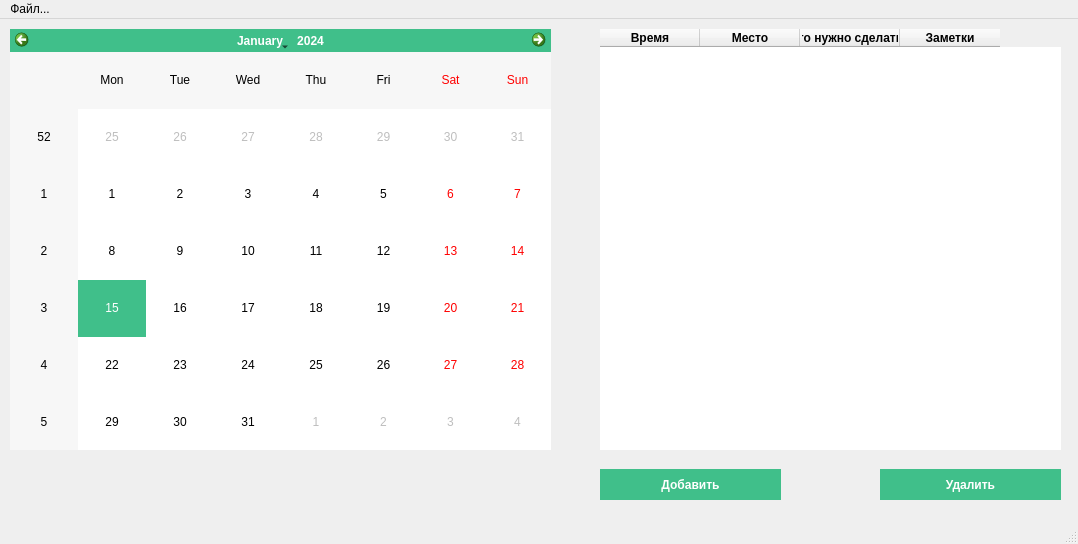
<?xml version="1.0" encoding="UTF-8"?>
<ui version="4.0">
 <class>TaskManager</class>
 <widget class="QMainWindow" name="TaskManager">
  <property name="geometry">
   <rect>
    <x>0</x>
    <y>0</y>
    <width>1078</width>
    <height>544</height>
   </rect>
  </property>
  <property name="windowTitle">
   <string>tasky</string>
  </property>
  <property name="windowIcon">
   <iconset>
    <normaloff>note.png</normaloff>note.png</iconset>
  </property>
  <property name="iconSize">
   <size>
    <width>32</width>
    <height>32</height>
   </size>
  </property>
  <widget class="QWidget" name="centralwidget">
   <widget class="QPushButton" name="delete_button">
    <property name="geometry">
     <rect>
      <x>880</x>
      <y>450</y>
      <width>181</width>
      <height>31</height>
     </rect>
    </property>
    <property name="font">
     <font>
      <weight>75</weight>
      <bold>true</bold>
     </font>
    </property>
    <property name="cursor">
     <cursorShape>PointingHandCursor</cursorShape>
    </property>
    <property name="styleSheet">
     <string notr="true">background-color: rgb(64, 191, 138);
color: rgb(255, 255, 255);
border-style: none;</string>
    </property>
    <property name="text">
     <string>Удалить</string>
    </property>
   </widget>
   <widget class="QPushButton" name="add_button">
    <property name="geometry">
     <rect>
      <x>600</x>
      <y>450</y>
      <width>181</width>
      <height>31</height>
     </rect>
    </property>
    <property name="font">
     <font>
      <weight>75</weight>
      <bold>true</bold>
     </font>
    </property>
    <property name="cursor">
     <cursorShape>PointingHandCursor</cursorShape>
    </property>
    <property name="autoFillBackground">
     <bool>false</bool>
    </property>
    <property name="styleSheet">
     <string notr="true">color: rgb(255, 255, 255);
border-style: none;
background-color: rgb(64, 191, 138);</string>
    </property>
    <property name="text">
     <string>Добавить</string>
    </property>
    <property name="flat">
     <bool>false</bool>
    </property>
   </widget>
   <widget class="QCalendarWidget" name="calendar">
    <property name="geometry">
     <rect>
      <x>10</x>
      <y>10</y>
      <width>541</width>
      <height>421</height>
     </rect>
    </property>
    <property name="cursor">
     <cursorShape>PointingHandCursor</cursorShape>
    </property>
    <property name="styleSheet">
     <string notr="true">selection-background-color: rgb(64, 191, 138);
</string>
    </property>
   </widget>
   <widget class="QFrame" name="frame">
    <property name="geometry">
     <rect>
      <x>600</x>
      <y>10</y>
      <width>461</width>
      <height>421</height>
     </rect>
    </property>
    <property name="frameShape">
     <enum>QFrame::StyledPanel</enum>
    </property>
    <property name="frameShadow">
     <enum>QFrame::Raised</enum>
    </property>
    <widget class="QTableWidget" name="table_view">
     <property name="geometry">
      <rect>
       <x>0</x>
       <y>0</y>
       <width>461</width>
       <height>421</height>
      </rect>
     </property>
     <property name="minimumSize">
      <size>
       <width>461</width>
       <height>0</height>
      </size>
     </property>
     <property name="cursor" stdset="0">
      <cursorShape>ArrowCursor</cursorShape>
     </property>
     <property name="whatsThis">
      <string>&lt;html&gt;&lt;head/&gt;&lt;body&gt;&lt;p&gt;Заполняй свои дела здесь&lt;/p&gt;&lt;/body&gt;&lt;/html&gt;</string>
     </property>
     <property name="styleSheet">
      <string notr="true">border-color: rgb(64, 191, 138);
selection-color: rgb(255,255,255);
selection-background-color: rgb(64, 191, 138);
</string>
     </property>
     <property name="frameShape">
      <enum>QFrame::NoFrame</enum>
     </property>
     <property name="selectionMode">
      <enum>QAbstractItemView::SingleSelection</enum>
     </property>
     <property name="selectionBehavior">
      <enum>QAbstractItemView::SelectRows</enum>
     </property>
     <property name="showGrid">
      <bool>false</bool>
     </property>
     <property name="gridStyle">
      <enum>Qt::DashLine</enum>
     </property>
     <attribute name="horizontalHeaderCascadingSectionResizes">
      <bool>true</bool>
     </attribute>
     <attribute name="horizontalHeaderStretchLastSection">
      <bool>false</bool>
     </attribute>
     <attribute name="verticalHeaderVisible">
      <bool>false</bool>
     </attribute>
     <attribute name="verticalHeaderMinimumSectionSize">
      <number>20</number>
     </attribute>
     <attribute name="verticalHeaderHighlightSections">
      <bool>true</bool>
     </attribute>
     <column>
      <property name="text">
       <string>Время</string>
      </property>
      <property name="font">
       <font>
        <weight>75</weight>
        <italic>false</italic>
        <bold>true</bold>
       </font>
      </property>
      <property name="background">
       <color>
        <red>255</red>
        <green>255</green>
        <blue>255</blue>
       </color>
      </property>
      <property name="foreground">
       <brush brushstyle="NoBrush">
        <color alpha="255">
         <red>255</red>
         <green>255</green>
         <blue>255</blue>
        </color>
       </brush>
      </property>
     </column>
     <column>
      <property name="text">
       <string>Место</string>
      </property>
      <property name="font">
       <font>
        <weight>75</weight>
        <italic>false</italic>
        <bold>true</bold>
       </font>
      </property>
     </column>
     <column>
      <property name="text">
       <string>Что нужно сделать?</string>
      </property>
      <property name="font">
       <font>
        <weight>75</weight>
        <italic>false</italic>
        <bold>true</bold>
       </font>
      </property>
     </column>
     <column>
      <property name="text">
       <string>Заметки</string>
      </property>
      <property name="font">
       <font>
        <weight>75</weight>
        <italic>false</italic>
        <bold>true</bold>
       </font>
      </property>
     </column>
    </widget>
   </widget>
  </widget>
  <widget class="QMenuBar" name="menubar">
   <property name="geometry">
    <rect>
     <x>0</x>
     <y>0</y>
     <width>1078</width>
     <height>25</height>
    </rect>
   </property>
   <widget class="QMenu" name="menu">
    <property name="title">
     <string>Файл...</string>
    </property>
    <addaction name="separator"/>
    <addaction name="separator"/>
    <addaction name="quit_action"/>
    <addaction name="about_action"/>
   </widget>
   <addaction name="menu"/>
  </widget>
  <widget class="QStatusBar" name="statusbar"/>
  <action name="quit_action">
   <property name="text">
    <string>Выход</string>
   </property>
  </action>
  <action name="about_action">
   <property name="text">
    <string>О программе...</string>
   </property>
  </action>
 </widget>
 <resources/>
 <connections/>
</ui>
